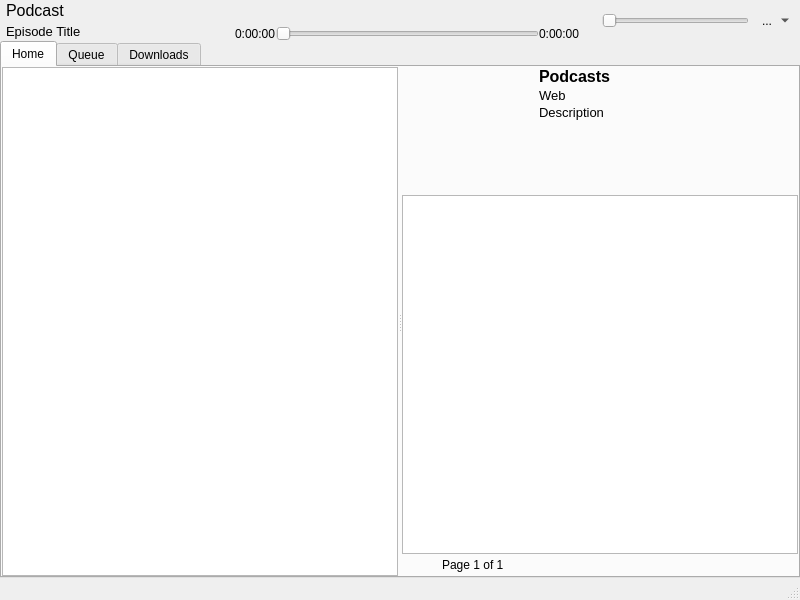
<?xml version="1.0" encoding="UTF-8"?>
<ui version="4.0">
 <class>MainWindow</class>
 <widget class="QMainWindow" name="MainWindow">
  <property name="geometry">
   <rect>
    <x>0</x>
    <y>0</y>
    <width>800</width>
    <height>600</height>
   </rect>
  </property>
  <property name="windowTitle">
   <string notr="true">Minimal Podcasts Player</string>
  </property>
  <property name="windowIcon">
   <iconset resource="../images.qrc">
    <normaloff>:/img/icon.svg</normaloff>:/img/icon.svg</iconset>
  </property>
  <property name="styleSheet">
   <string notr="true"/>
  </property>
  <property name="locale">
   <locale language="English" country="UnitedStates"/>
  </property>
  <widget class="QWidget" name="centralwidget">
   <layout class="QGridLayout" name="gridLayout">
    <property name="leftMargin">
     <number>0</number>
    </property>
    <property name="topMargin">
     <number>0</number>
    </property>
    <property name="rightMargin">
     <number>0</number>
    </property>
    <property name="bottomMargin">
     <number>0</number>
    </property>
    <property name="spacing">
     <number>0</number>
    </property>
    <item row="0" column="0">
     <layout class="QVBoxLayout" name="verticalLayout">
      <item>
       <layout class="QHBoxLayout" name="horizontalLayout" stretch="0,1,0">
        <property name="spacing">
         <number>0</number>
        </property>
        <property name="sizeConstraint">
         <enum>QLayout::SetFixedSize</enum>
        </property>
        <property name="topMargin">
         <number>0</number>
        </property>
        <item>
         <layout class="QVBoxLayout" name="verticalLayout_3">
          <property name="spacing">
           <number>0</number>
          </property>
          <property name="sizeConstraint">
           <enum>QLayout::SetMinimumSize</enum>
          </property>
          <property name="leftMargin">
           <number>6</number>
          </property>
          <property name="rightMargin">
           <number>9</number>
          </property>
          <item>
           <widget class="QLabel" name="curPCLabel">
            <property name="minimumSize">
             <size>
              <width>220</width>
              <height>0</height>
             </size>
            </property>
            <property name="maximumSize">
             <size>
              <width>220</width>
              <height>16777215</height>
             </size>
            </property>
            <property name="font">
             <font>
              <pointsize>12</pointsize>
             </font>
            </property>
            <property name="text">
             <string>Podcast</string>
            </property>
           </widget>
          </item>
          <item>
           <widget class="QLabel" name="curTrackName">
            <property name="minimumSize">
             <size>
              <width>220</width>
              <height>0</height>
             </size>
            </property>
            <property name="maximumSize">
             <size>
              <width>220</width>
              <height>16777215</height>
             </size>
            </property>
            <property name="font">
             <font>
              <pointsize>10</pointsize>
             </font>
            </property>
            <property name="text">
             <string>Episode Title</string>
            </property>
            <property name="wordWrap">
             <bool>false</bool>
            </property>
           </widget>
          </item>
         </layout>
        </item>
        <item>
         <layout class="QVBoxLayout" name="verticalLayout_8">
          <property name="spacing">
           <number>0</number>
          </property>
          <property name="leftMargin">
           <number>0</number>
          </property>
          <property name="topMargin">
           <number>0</number>
          </property>
          <item>
           <layout class="QHBoxLayout" name="horizontalLayout_3">
            <property name="spacing">
             <number>0</number>
            </property>
            <item>
             <spacer name="horizontalSpacer">
              <property name="orientation">
               <enum>Qt::Horizontal</enum>
              </property>
              <property name="sizeHint" stdset="0">
               <size>
                <width>40</width>
                <height>20</height>
               </size>
              </property>
             </spacer>
            </item>
            <item>
             <widget class="QPushButton" name="queuePrevBtn">
              <property name="enabled">
               <bool>false</bool>
              </property>
              <property name="text">
               <string/>
              </property>
              <property name="icon">
               <iconset theme="media-skip-backward">
                <normaloff>.</normaloff>.</iconset>
              </property>
              <property name="flat">
               <bool>true</bool>
              </property>
             </widget>
            </item>
            <item>
             <widget class="QPushButton" name="back10Btn">
              <property name="enabled">
               <bool>false</bool>
              </property>
              <property name="text">
               <string/>
              </property>
              <property name="icon">
               <iconset theme="media-seek-backward">
                <normaloff>.</normaloff>.</iconset>
              </property>
              <property name="flat">
               <bool>true</bool>
              </property>
             </widget>
            </item>
            <item>
             <widget class="QPushButton" name="playBtn">
              <property name="enabled">
               <bool>false</bool>
              </property>
              <property name="font">
               <font>
                <pointsize>11</pointsize>
               </font>
              </property>
              <property name="styleSheet">
               <string notr="true"/>
              </property>
              <property name="text">
               <string/>
              </property>
              <property name="icon">
               <iconset theme="media-playback-start">
                <normaloff>.</normaloff>.</iconset>
              </property>
              <property name="iconSize">
               <size>
                <width>16</width>
                <height>16</height>
               </size>
              </property>
              <property name="flat">
               <bool>true</bool>
              </property>
             </widget>
            </item>
            <item>
             <widget class="QPushButton" name="stopBtn">
              <property name="enabled">
               <bool>false</bool>
              </property>
              <property name="text">
               <string/>
              </property>
              <property name="icon">
               <iconset theme="media-playback-stop">
                <normaloff>.</normaloff>.</iconset>
              </property>
              <property name="flat">
               <bool>true</bool>
              </property>
             </widget>
            </item>
            <item>
             <widget class="QPushButton" name="for10Btn">
              <property name="enabled">
               <bool>false</bool>
              </property>
              <property name="text">
               <string/>
              </property>
              <property name="icon">
               <iconset theme="media-seek-forward">
                <normaloff>.</normaloff>.</iconset>
              </property>
              <property name="flat">
               <bool>true</bool>
              </property>
             </widget>
            </item>
            <item>
             <widget class="QPushButton" name="queueNextBtn">
              <property name="enabled">
               <bool>false</bool>
              </property>
              <property name="whatsThis">
               <string/>
              </property>
              <property name="text">
               <string/>
              </property>
              <property name="icon">
               <iconset theme="media-skip-forward">
                <normaloff>.</normaloff>.</iconset>
              </property>
              <property name="flat">
               <bool>true</bool>
              </property>
             </widget>
            </item>
            <item>
             <spacer name="horizontalSpacer_2">
              <property name="orientation">
               <enum>Qt::Horizontal</enum>
              </property>
              <property name="sizeHint" stdset="0">
               <size>
                <width>40</width>
                <height>20</height>
               </size>
              </property>
             </spacer>
            </item>
           </layout>
          </item>
          <item>
           <layout class="QHBoxLayout" name="horizontalLayout_4">
            <property name="topMargin">
             <number>0</number>
            </property>
            <item>
             <widget class="QLabel" name="timeLabel">
              <property name="text">
               <string notr="true">0:00:00</string>
              </property>
              <property name="margin">
               <number>4</number>
              </property>
             </widget>
            </item>
            <item>
             <widget class="QSlider" name="timeSlider">
              <property name="enabled">
               <bool>false</bool>
              </property>
              <property name="maximum">
               <number>100</number>
              </property>
              <property name="orientation">
               <enum>Qt::Horizontal</enum>
              </property>
             </widget>
            </item>
            <item>
             <widget class="QLabel" name="totalTimeLabel">
              <property name="text">
               <string notr="true">0:00:00</string>
              </property>
              <property name="margin">
               <number>4</number>
              </property>
             </widget>
            </item>
           </layout>
          </item>
         </layout>
        </item>
        <item>
         <widget class="QWidget" name="widget_6" native="true">
          <property name="minimumSize">
           <size>
            <width>220</width>
            <height>0</height>
           </size>
          </property>
          <property name="baseSize">
           <size>
            <width>0</width>
            <height>0</height>
           </size>
          </property>
          <layout class="QHBoxLayout" name="horizontalLayout_6">
           <item>
            <widget class="QLabel" name="iconVol">
             <property name="toolTip">
              <string notr="true"/>
             </property>
             <property name="whatsThis">
              <string notr="true"/>
             </property>
             <property name="text">
              <string notr="true"/>
             </property>
            </widget>
           </item>
           <item>
            <widget class="QSlider" name="volumeSlider">
             <property name="minimumSize">
              <size>
               <width>0</width>
               <height>0</height>
              </size>
             </property>
             <property name="orientation">
              <enum>Qt::Horizontal</enum>
             </property>
            </widget>
           </item>
           <item>
            <widget class="QToolButton" name="optionsBtn">
             <property name="text">
              <string>...</string>
             </property>
             <property name="icon">
              <iconset theme="applications-system">
               <normaloff>.</normaloff>.</iconset>
             </property>
             <property name="popupMode">
              <enum>QToolButton::MenuButtonPopup</enum>
             </property>
             <property name="autoRaise">
              <bool>true</bool>
             </property>
             <property name="arrowType">
              <enum>Qt::NoArrow</enum>
             </property>
            </widget>
           </item>
          </layout>
         </widget>
        </item>
       </layout>
      </item>
      <item>
       <widget class="QTabWidget" name="tabWidget">
        <property name="currentIndex">
         <number>0</number>
        </property>
        <widget class="QWidget" name="tab">
         <attribute name="title">
          <string>Home</string>
         </attribute>
         <layout class="QGridLayout" name="gridLayout_4">
          <property name="leftMargin">
           <number>0</number>
          </property>
          <property name="topMargin">
           <number>0</number>
          </property>
          <property name="rightMargin">
           <number>0</number>
          </property>
          <property name="bottomMargin">
           <number>0</number>
          </property>
          <property name="spacing">
           <number>0</number>
          </property>
          <item row="0" column="0">
           <widget class="QWidget" name="widget" native="true">
            <layout class="QGridLayout" name="gridLayout_3">
             <property name="leftMargin">
              <number>0</number>
             </property>
             <property name="topMargin">
              <number>0</number>
             </property>
             <property name="rightMargin">
              <number>0</number>
             </property>
             <property name="bottomMargin">
              <number>0</number>
             </property>
             <property name="spacing">
              <number>0</number>
             </property>
             <item row="0" column="0">
              <widget class="QSplitter" name="splitter">
               <property name="orientation">
                <enum>Qt::Horizontal</enum>
               </property>
               <widget class="QWidget" name="widget_2" native="true">
                <layout class="QGridLayout" name="gridLayout_5">
                 <property name="leftMargin">
                  <number>0</number>
                 </property>
                 <property name="topMargin">
                  <number>0</number>
                 </property>
                 <property name="rightMargin">
                  <number>0</number>
                 </property>
                 <property name="bottomMargin">
                  <number>0</number>
                 </property>
                 <property name="spacing">
                  <number>0</number>
                 </property>
                 <item row="0" column="0">
                  <layout class="QVBoxLayout" name="verticalLayout_2" stretch="0">
                   <item>
                    <widget class="QListWidget" name="podcastsList">
                     <property name="sizePolicy">
                      <sizepolicy hsizetype="Expanding" vsizetype="Expanding">
                       <horstretch>0</horstretch>
                       <verstretch>0</verstretch>
                      </sizepolicy>
                     </property>
                     <property name="minimumSize">
                      <size>
                       <width>240</width>
                       <height>0</height>
                      </size>
                     </property>
                     <property name="contextMenuPolicy">
                      <enum>Qt::CustomContextMenu</enum>
                     </property>
                     <property name="editTriggers">
                      <set>QAbstractItemView::NoEditTriggers</set>
                     </property>
                     <property name="selectionMode">
                      <enum>QAbstractItemView::SingleSelection</enum>
                     </property>
                     <property name="selectionBehavior">
                      <enum>QAbstractItemView::SelectRows</enum>
                     </property>
                    </widget>
                   </item>
                  </layout>
                 </item>
                </layout>
               </widget>
               <widget class="QWidget" name="widget_3" native="true">
                <layout class="QGridLayout" name="gridLayout_6" rowstretch="0,1,0">
                 <property name="leftMargin">
                  <number>0</number>
                 </property>
                 <property name="topMargin">
                  <number>0</number>
                 </property>
                 <property name="rightMargin">
                  <number>0</number>
                 </property>
                 <property name="bottomMargin">
                  <number>0</number>
                 </property>
                 <property name="spacing">
                  <number>0</number>
                 </property>
                 <item row="0" column="0">
                  <widget class="QWidget" name="widget_5" native="true">
                   <property name="baseSize">
                    <size>
                     <width>92</width>
                     <height>92</height>
                    </size>
                   </property>
                   <layout class="QGridLayout" name="gridLayout_8">
                    <property name="leftMargin">
                     <number>0</number>
                    </property>
                    <property name="topMargin">
                     <number>0</number>
                    </property>
                    <property name="rightMargin">
                     <number>0</number>
                    </property>
                    <property name="bottomMargin">
                     <number>0</number>
                    </property>
                    <property name="spacing">
                     <number>0</number>
                    </property>
                    <item row="0" column="0">
                     <layout class="QHBoxLayout" name="horizontalLayout_2" stretch="0,1">
                      <item>
                       <widget class="QLabel" name="podcastCover">
                        <property name="minimumSize">
                         <size>
                          <width>128</width>
                          <height>128</height>
                         </size>
                        </property>
                        <property name="maximumSize">
                         <size>
                          <width>128</width>
                          <height>128</height>
                         </size>
                        </property>
                        <property name="text">
                         <string notr="true"/>
                        </property>
                        <property name="pixmap">
                         <pixmap resource="../images.qrc">:/img/icon.svg</pixmap>
                        </property>
                        <property name="scaledContents">
                         <bool>false</bool>
                        </property>
                       </widget>
                      </item>
                      <item>
                       <layout class="QVBoxLayout" name="verticalLayout_4" stretch="0,0,1">
                        <property name="spacing">
                         <number>2</number>
                        </property>
                        <property name="leftMargin">
                         <number>9</number>
                        </property>
                        <item>
                         <widget class="QLabel" name="podcastTitle">
                          <property name="font">
                           <font>
                            <pointsize>12</pointsize>
                            <weight>75</weight>
                            <bold>true</bold>
                           </font>
                          </property>
                          <property name="text">
                           <string>Podcasts</string>
                          </property>
                         </widget>
                        </item>
                        <item>
                         <widget class="QLabel" name="podcastWeb">
                          <property name="font">
                           <font>
                            <pointsize>10</pointsize>
                           </font>
                          </property>
                          <property name="text">
                           <string>Web</string>
                          </property>
                          <property name="openExternalLinks">
                           <bool>true</bool>
                          </property>
                         </widget>
                        </item>
                        <item>
                         <widget class="QLabel" name="podcastDesc">
                          <property name="font">
                           <font>
                            <pointsize>10</pointsize>
                           </font>
                          </property>
                          <property name="text">
                           <string>Description</string>
                          </property>
                          <property name="alignment">
                           <set>Qt::AlignLeading|Qt::AlignLeft|Qt::AlignTop</set>
                          </property>
                          <property name="wordWrap">
                           <bool>true</bool>
                          </property>
                          <property name="openExternalLinks">
                           <bool>true</bool>
                          </property>
                         </widget>
                        </item>
                       </layout>
                      </item>
                     </layout>
                    </item>
                   </layout>
                  </widget>
                 </item>
                 <item row="1" column="0">
                  <widget class="QTableWidget" name="episodesTable">
                   <property name="font">
                    <font>
                     <pointsize>9</pointsize>
                    </font>
                   </property>
                   <property name="contextMenuPolicy">
                    <enum>Qt::CustomContextMenu</enum>
                   </property>
                   <property name="editTriggers">
                    <set>QAbstractItemView::NoEditTriggers</set>
                   </property>
                   <property name="showDropIndicator" stdset="0">
                    <bool>false</bool>
                   </property>
                   <property name="dragDropOverwriteMode">
                    <bool>false</bool>
                   </property>
                   <property name="selectionMode">
                    <enum>QAbstractItemView::ExtendedSelection</enum>
                   </property>
                   <property name="selectionBehavior">
                    <enum>QAbstractItemView::SelectRows</enum>
                   </property>
                   <attribute name="horizontalHeaderVisible">
                    <bool>false</bool>
                   </attribute>
                   <attribute name="verticalHeaderVisible">
                    <bool>false</bool>
                   </attribute>
                  </widget>
                 </item>
                 <item row="2" column="0">
                  <layout class="QHBoxLayout" name="horizontalLayout_5" stretch="0,1,0">
                   <property name="topMargin">
                    <number>0</number>
                   </property>
                   <item>
                    <widget class="QPushButton" name="prevDataBtn">
                     <property name="text">
                      <string/>
                     </property>
                     <property name="icon">
                      <iconset theme="go-previous-view">
                       <normaloff>.</normaloff>.</iconset>
                     </property>
                     <property name="flat">
                      <bool>true</bool>
                     </property>
                    </widget>
                   </item>
                   <item>
                    <widget class="QLabel" name="paginationLabel">
                     <property name="text">
                      <string>Page 1 of 1</string>
                     </property>
                    </widget>
                   </item>
                   <item>
                    <widget class="QPushButton" name="nextDataBtn">
                     <property name="text">
                      <string/>
                     </property>
                     <property name="icon">
                      <iconset theme="go-next-view">
                       <normaloff>.</normaloff>.</iconset>
                     </property>
                     <property name="flat">
                      <bool>true</bool>
                     </property>
                    </widget>
                   </item>
                  </layout>
                 </item>
                </layout>
               </widget>
              </widget>
             </item>
            </layout>
           </widget>
          </item>
         </layout>
        </widget>
        <widget class="QWidget" name="tab_2">
         <attribute name="title">
          <string>Queue</string>
         </attribute>
         <layout class="QGridLayout" name="gridLayout_2" rowstretch="1" columnstretch="1">
          <property name="leftMargin">
           <number>0</number>
          </property>
          <property name="topMargin">
           <number>0</number>
          </property>
          <property name="rightMargin">
           <number>0</number>
          </property>
          <property name="bottomMargin">
           <number>0</number>
          </property>
          <property name="spacing">
           <number>0</number>
          </property>
          <item row="0" column="0">
           <widget class="QWidget" name="widget_4" native="true">
            <layout class="QGridLayout" name="gridLayout_7">
             <property name="leftMargin">
              <number>0</number>
             </property>
             <property name="topMargin">
              <number>0</number>
             </property>
             <property name="rightMargin">
              <number>0</number>
             </property>
             <property name="bottomMargin">
              <number>0</number>
             </property>
             <property name="spacing">
              <number>0</number>
             </property>
             <item row="0" column="0">
              <widget class="QSplitter" name="splitter_2">
               <property name="orientation">
                <enum>Qt::Horizontal</enum>
               </property>
               <widget class="QListWidget" name="queueList">
                <property name="editTriggers">
                 <set>QAbstractItemView::NoEditTriggers</set>
                </property>
                <property name="showDropIndicator" stdset="0">
                 <bool>false</bool>
                </property>
                <property name="dragDropMode">
                 <enum>QAbstractItemView::NoDragDrop</enum>
                </property>
                <property name="selectionMode">
                 <enum>QAbstractItemView::ExtendedSelection</enum>
                </property>
                <property name="selectionBehavior">
                 <enum>QAbstractItemView::SelectRows</enum>
                </property>
               </widget>
               <widget class="QTextBrowser" name="infoEpisodeLabel"/>
              </widget>
             </item>
            </layout>
           </widget>
          </item>
         </layout>
        </widget>
        <widget class="QWidget" name="tab_3">
         <attribute name="title">
          <string>Downloads</string>
         </attribute>
         <layout class="QGridLayout" name="gridLayout_9">
          <item row="0" column="0">
           <widget class="QListWidget" name="downloadsList"/>
          </item>
         </layout>
        </widget>
       </widget>
      </item>
     </layout>
    </item>
   </layout>
  </widget>
  <widget class="QStatusBar" name="statusbar"/>
 </widget>
 <resources>
  <include location="../images.qrc"/>
 </resources>
 <connections/>
</ui>
